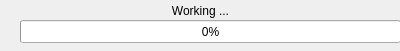
<?xml version="1.0" encoding="UTF-8"?>
<ui version="4.0">
 <class>ProgressDialog</class>
 <widget class="QDialog" name="ProgressDialog">
  <property name="enabled">
   <bool>true</bool>
  </property>
  <property name="geometry">
   <rect>
    <x>0</x>
    <y>0</y>
    <width>400</width>
    <height>51</height>
   </rect>
  </property>
  <property name="windowTitle">
   <string>Please wait ...</string>
  </property>
  <property name="modal">
   <bool>true</bool>
  </property>
  <widget class="QProgressBar" name="progressBar">
   <property name="geometry">
    <rect>
     <x>20</x>
     <y>20</y>
     <width>381</width>
     <height>23</height>
    </rect>
   </property>
   <property name="value">
    <number>0</number>
   </property>
   <property name="format">
    <string>%p%</string>
   </property>
  </widget>
  <widget class="QLabel" name="label">
   <property name="geometry">
    <rect>
     <x>0</x>
     <y>0</y>
     <width>401</width>
     <height>21</height>
    </rect>
   </property>
   <property name="text">
    <string>Working ...</string>
   </property>
   <property name="alignment">
    <set>Qt::AlignCenter</set>
   </property>
  </widget>
 </widget>
 <resources/>
 <connections/>
</ui>
